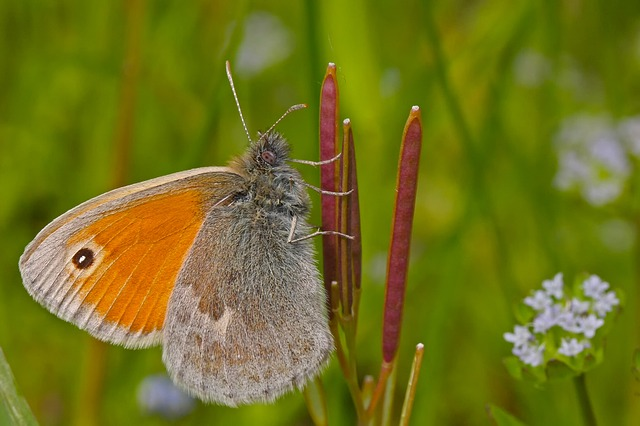
#> input picture HW7/Homework7/Code/dataset/butterfly/ea37b60d2bf7043ed1584d05fb1d4e9fe777ead218ac104497f5c97faee8b1b8_640.jpg, 640 x 426 px; its folder holds only this picture in this run
$ python distort.py
#> lines starting #> are read from the running program, lines starting #| are printed output that depends on the picture
from PIL import Image, ImageFilter, ImageDraw
import os

input_dir = "dataset"
output_dir = "distorted_dataset"
os.makedirs(output_dir, exist_ok=True)


def distort(img_path):
    img = Image.open(img_path).convert("RGB")
#> img is the input picture: PIL image 640x426 RGB; mean R, G, B 113.9, 115, 29.9

    blur = img.filter(ImageFilter.GaussianBlur(8))
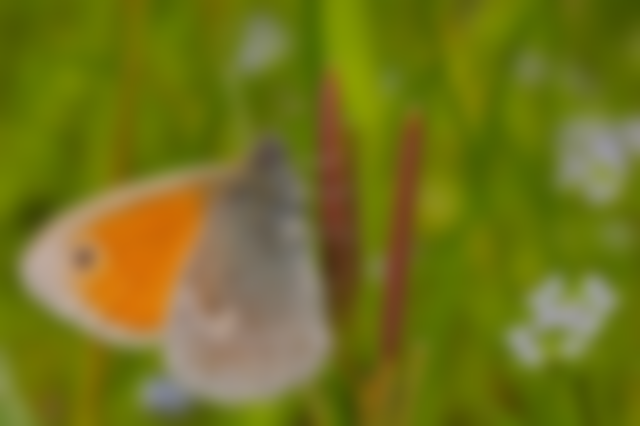
#> blur: PIL image 640x426 RGB; mean R, G, B 114, 115, 29.9

    distort_img = img.resize((300, 150))
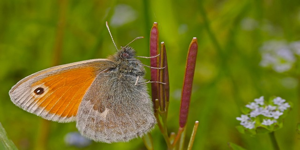
#> distort_img: PIL image 300x150 RGB; mean R, G, B 113.9, 115, 29.9

    block = img.copy()
    draw = ImageDraw.Draw(block)
    draw.rectangle((50, 50, 150, 150), fill="black")

    return blur, distort_img, block


for cls in os.listdir(input_dir):
    os.makedirs(f"{output_dir}/{cls}", exist_ok=True)

    for img_name in os.listdir(f"{input_dir}/{cls}"):
        img_path = f"{input_dir}/{cls}/{img_name}"

        blur, distort_img, block = distort(img_path)
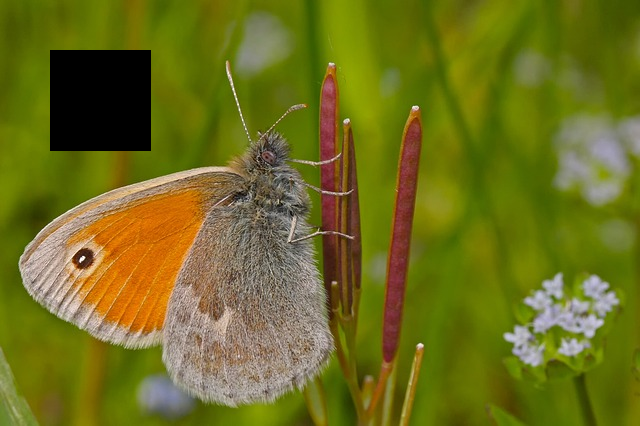
#> block: PIL image 640x426 RGB; mean R, G, B 110.1, 110.7, 29.9

        blur.save(f"{output_dir}/{cls}/blur_{img_name}")
        distort_img.save(f"{output_dir}/{cls}/distort_{img_name}")
        block.save(f"{output_dir}/{cls}/block_{img_name}")
#> pass 2 of the loop `for cls in os.listdir(input_dir):`:
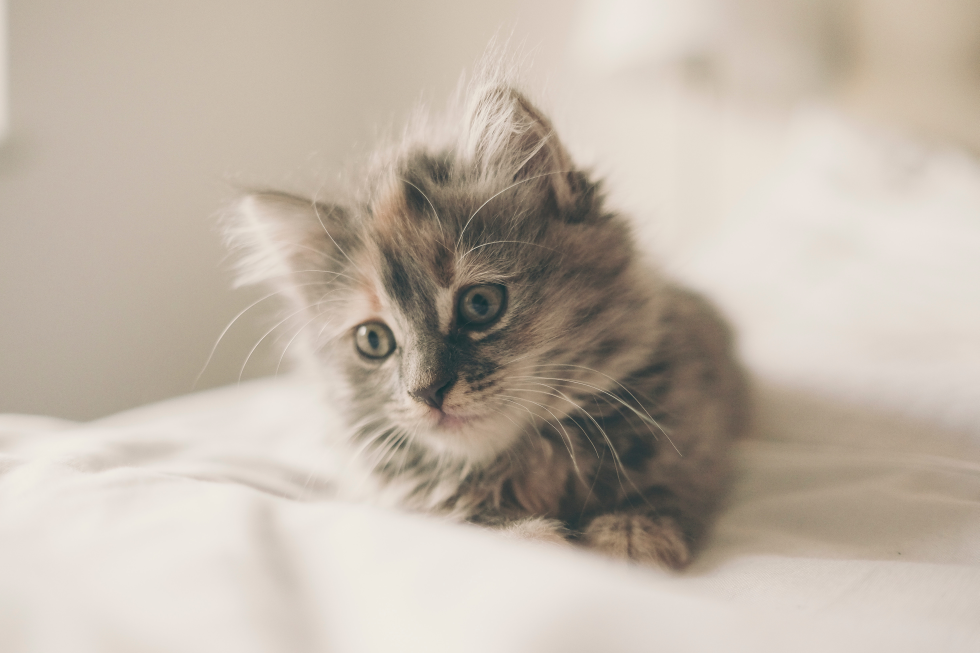
#> input picture HW7/Homework7/Code/dataset/cat/freddie-marriage-40645-unsplash.jpg, 4896 x 3264 px (shown at 1/5 size)
#> in distort, img is the input picture: PIL image 4896x3264 RGB; mean R, G, B 192.5, 181.3, 169
#> blur: PIL image 4896x3264 RGB
#> in distort (call 2), `distort_img = img.resize((300, 150))`:
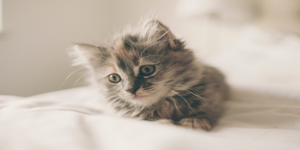
#> distort_img: PIL image 300x150 RGB; mean R, G, B 192.5, 181.3, 169
#> block: PIL image 4896x3264 RGB

print("Generated distorted images!")
